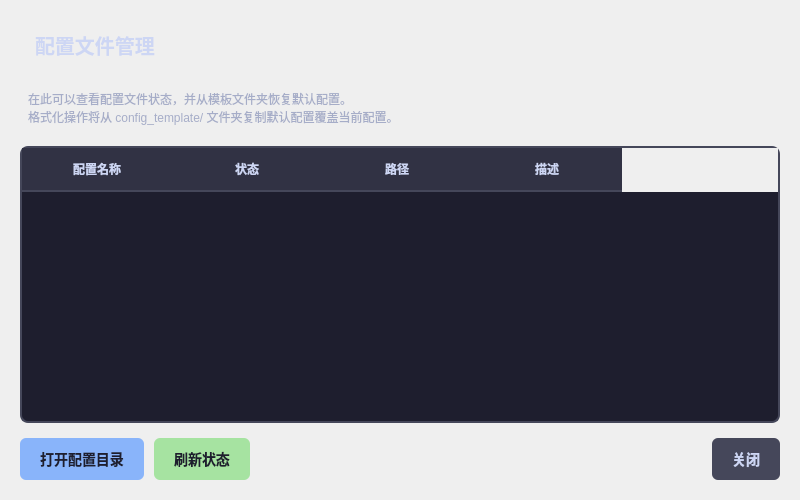
<?xml version="1.0" encoding="UTF-8"?>
<ui version="4.0">
 <class>ConfigManagerDialog</class>
 <widget class="QDialog" name="ConfigManagerDialog">
  <property name="geometry">
   <rect>
    <x>0</x>
    <y>0</y>
    <width>800</width>
    <height>500</height>
   </rect>
  </property>
  <property name="minimumSize">
   <size>
    <width>700</width>
    <height>400</height>
   </size>
  </property>
  <property name="windowTitle">
   <string>配置文件管理</string>
  </property>
  <property name="modal">
   <bool>true</bool>
  </property>
  <layout class="QVBoxLayout" name="verticalLayout">
   <property name="spacing">
    <number>15</number>
   </property>
   <property name="leftMargin">
    <number>20</number>
   </property>
   <property name="topMargin">
    <number>20</number>
   </property>
   <property name="rightMargin">
    <number>20</number>
   </property>
   <property name="bottomMargin">
    <number>20</number>
   </property>
   <item>
    <widget class="QLabel" name="titleLabel">
     <property name="styleSheet">
      <string notr="true">QLabel {
  font-size: 20px;
  font-weight: bold;
  color: #cdd6f4;
  padding: 10px;
}</string>
     </property>
     <property name="text">
      <string>配置文件管理</string>
     </property>
    </widget>
   </item>
   <item>
    <widget class="QLabel" name="descLabel">
     <property name="styleSheet">
      <string notr="true">QLabel {
  color: #a6adc8;
  padding: 5px;
}</string>
     </property>
     <property name="text">
      <string>在此可以查看配置文件状态，并从模板文件夹恢复默认配置。
格式化操作将从 config_template/ 文件夹复制默认配置覆盖当前配置。</string>
     </property>
     <property name="wordWrap">
      <bool>true</bool>
     </property>
    </widget>
   </item>
   <item>
    <widget class="QTableWidget" name="configTable">
     <property name="styleSheet">
      <string notr="true">QTableWidget {
  background-color: #1e1e2e;
  color: #cdd6f4;
  border: 2px solid #45475a;
  border-radius: 8px;
  gridline-color: #313244;
  font-size: 13px;
}
QTableWidget::item {
  padding: 8px;
}
QTableWidget::item:selected {
  background-color: #455a64;
  color: #cdd6f4;
}
QHeaderView::section {
  background-color: #313244;
  color: #cdd6f4;
  padding: 10px;
  border: none;
  border-bottom: 2px solid #45475a;
  font-weight: bold;
}</string>
     </property>
     <property name="editTriggers">
      <set>QAbstractItemView::EditTrigger::NoEditTriggers</set>
     </property>
     <property name="selectionMode">
      <enum>QAbstractItemView::SelectionMode::SingleSelection</enum>
     </property>
     <property name="selectionBehavior">
      <enum>QAbstractItemView::SelectionBehavior::SelectRows</enum>
     </property>
     <property name="columnCount">
      <number>4</number>
     </property>
     <attribute name="horizontalHeaderDefaultSectionSize">
      <number>150</number>
     </attribute>
     <attribute name="horizontalHeaderStretchLastSection">
      <bool>false</bool>
     </attribute>
     <column>
      <property name="text">
       <string>配置名称</string>
      </property>
     </column>
     <column>
      <property name="text">
       <string>状态</string>
      </property>
     </column>
     <column>
      <property name="text">
       <string>路径</string>
      </property>
     </column>
     <column>
      <property name="text">
       <string>描述</string>
      </property>
     </column>
    </widget>
   </item>
   <item>
    <layout class="QHBoxLayout" name="buttonLayout">
     <property name="spacing">
      <number>10</number>
     </property>
     <!-- 注释：格式化选中配置按钮
     <item>
      <widget class="QPushButton" name="formatSelectedBtn">
       <property name="styleSheet">
        <string notr="true">QPushButton {
  background-color: #f38ba8;
  color: #1e1e2e;
  border: none;
  border-radius: 6px;
  padding: 10px 20px;
  font-size: 14px;
  font-weight: bold;
}

QPushButton:hover {
  background-color: #eba0ac;
}

QPushButton:pressed {
  background-color: #d682a0;
}

QPushButton:disabled {
  background-color: #45475a;
  color: #6c7086;
}</string>
       </property>
       <property name="text">
        <string>格式化选中配置</string>
       </property>
      </widget>
     </item>
     -->
     <!-- 注释：格式化所有配置按钮
     <item>
      <widget class="QPushButton" name="formatAllBtn">
       <property name="styleSheet">
        <string notr="true">QPushButton {
  background-color: #f38ba8;
  color: #1e1e2e;
  border: none;
  border-radius: 6px;
  padding: 10px 20px;
  font-size: 14px;
  font-weight: bold;
}

QPushButton:hover {
  background-color: #eba0ac;
}

QPushButton:pressed {
  background-color: #d682a0;
}</string>
       </property>
       <property name="text">
        <string>格式化所有配置</string>
       </property>
      </widget>
     </item>
     -->
     <item>
      <widget class="QPushButton" name="openDirBtn">
       <property name="styleSheet">
        <string notr="true">QPushButton {
  background-color: #89b4fa;
  color: #1e1e2e;
  border: none;
  border-radius: 6px;
  padding: 10px 20px;
  font-size: 14px;
  font-weight: bold;
}

QPushButton:hover {
  background-color: #b4befe;
}

QPushButton:pressed {
  background-color: #74c7ec;
}</string>
       </property>
       <property name="text">
        <string>打开配置目录</string>
       </property>
      </widget>
     </item>
     <item>
      <widget class="QPushButton" name="refreshBtn">
       <property name="styleSheet">
        <string notr="true">QPushButton {
  background-color: #a6e3a1;
  color: #1e1e2e;
  border: none;
  border-radius: 6px;
  padding: 10px 20px;
  font-size: 14px;
  font-weight: bold;
}

QPushButton:hover {
  background-color: #94e2d5;
}

QPushButton:pressed {
  background-color: #87d8c6;
}</string>
       </property>
       <property name="text">
        <string>刷新状态</string>
       </property>
      </widget>
     </item>
     <item>
      <spacer name="horizontalSpacer">
       <property name="orientation">
        <enum>Qt::Orientation::Horizontal</enum>
       </property>
       <property name="sizeHint" stdset="0">
        <size>
         <width>40</width>
         <height>20</height>
        </size>
       </property>
      </spacer>
     </item>
     <item>
      <widget class="QPushButton" name="closeBtn">
       <property name="styleSheet">
        <string notr="true">QPushButton {
  background-color: #45475a;
  color: #cdd6f4;
  border: none;
  border-radius: 6px;
  padding: 10px 20px;
  font-size: 14px;
  font-weight: bold;
}

QPushButton:hover {
  background-color: #585b70;
}

QPushButton:pressed {
  background-color: #3c3f52;
}</string>
       </property>
       <property name="text">
        <string>关闭</string>
       </property>
      </widget>
     </item>
    </layout>
   </item>
  </layout>
 </widget>
 <resources/>
 <connections/>
</ui>
